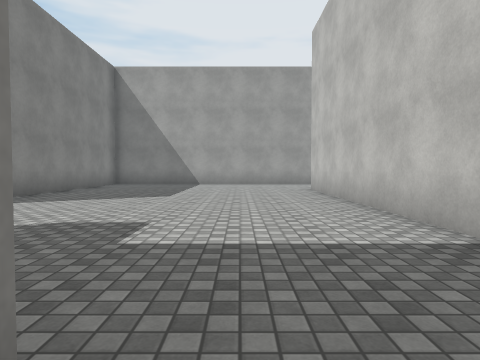
view 1 (above)

24 first-person views from a walk through a Unity game level. The camera is 1.2 m above the floor, tilts 2° down and sees 75° across. The floor is counted in squares, 2 m on a side. Each view is taken from the middle of a square. On the plan, view 1 faces up. The plan holds only what a view shows up to about 9 squares ahead; the rest is blank. The place goes on beyond the plan. The player is left out. Some surface patterns are stand-ins.

view 2
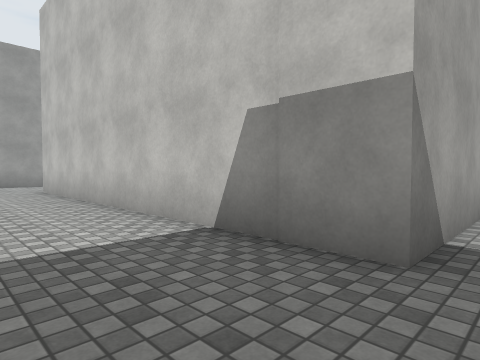

view 3
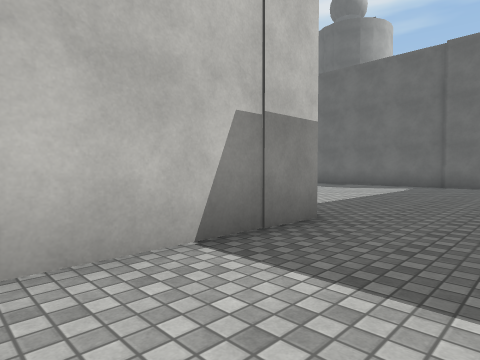

view 4
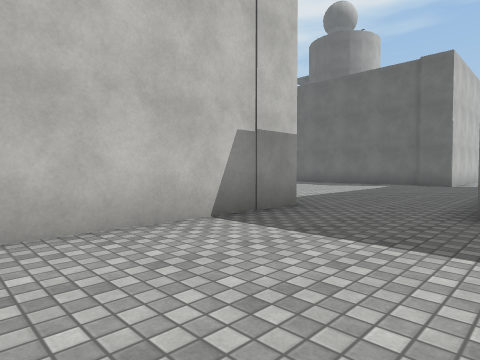

view 5
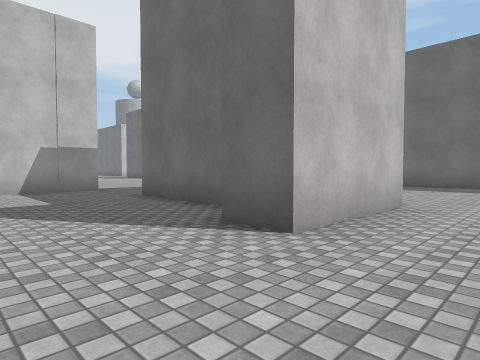

view 6
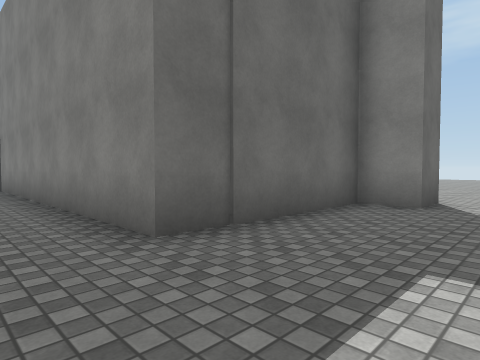

view 7
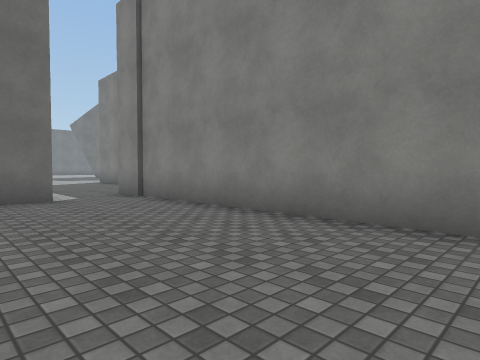

view 8
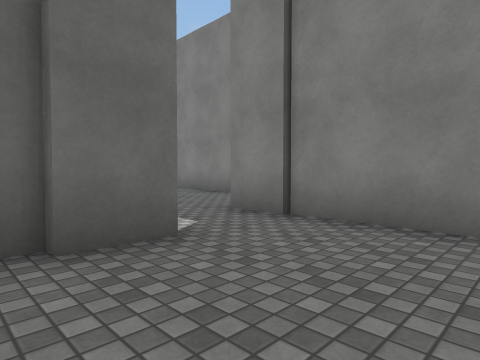

view 9
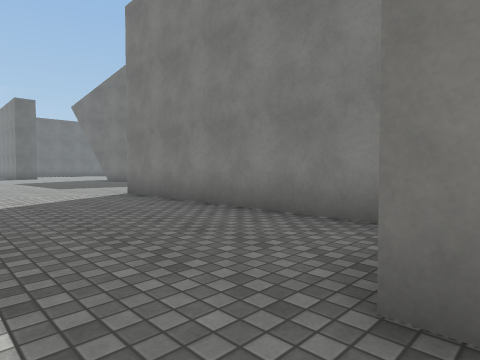

view 10
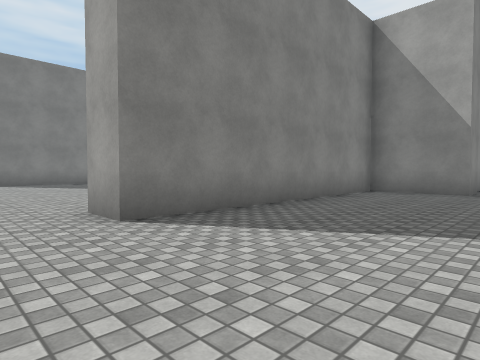

view 11
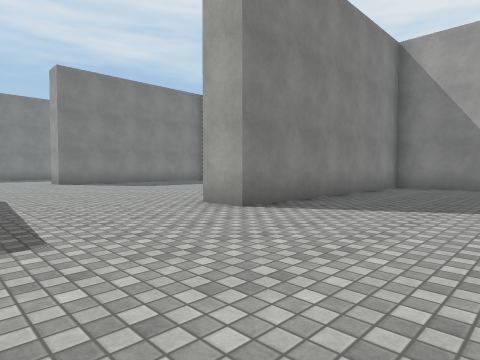

view 12
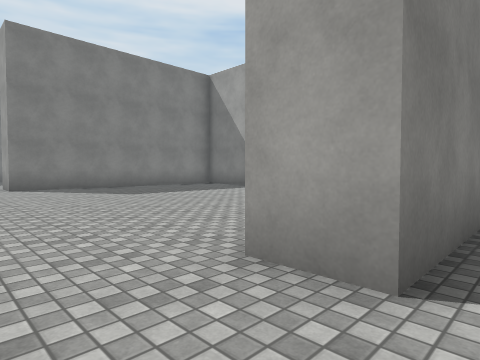

view 13
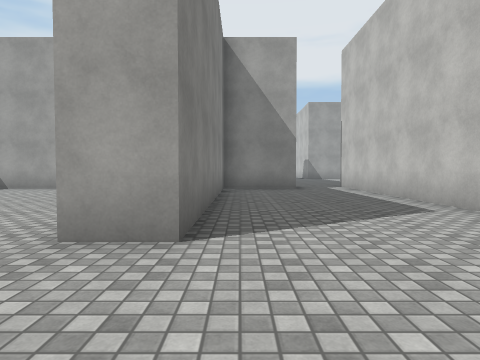

view 14
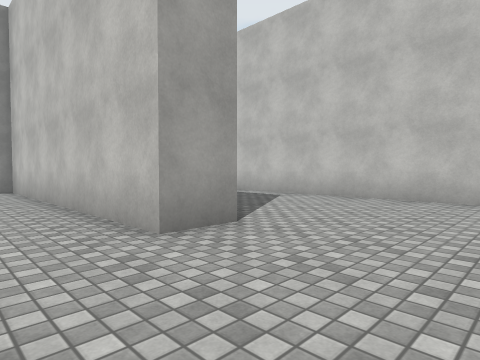

view 15
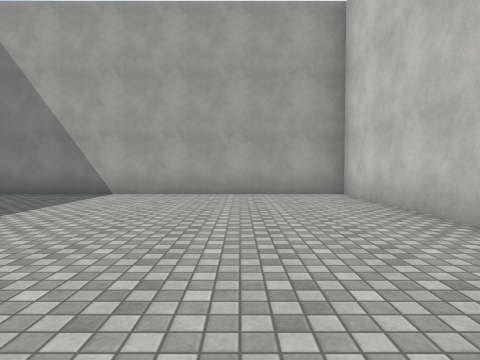

view 16
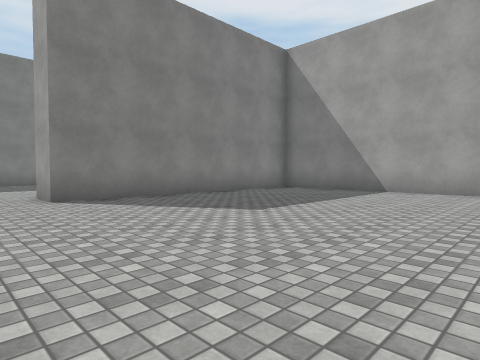

view 17
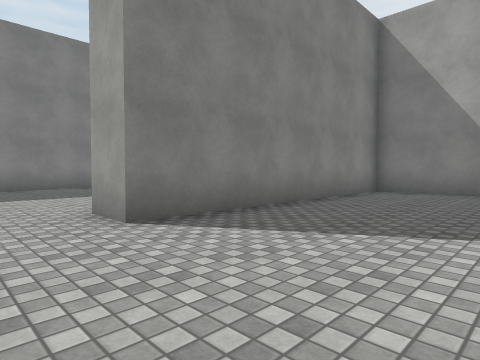

view 18
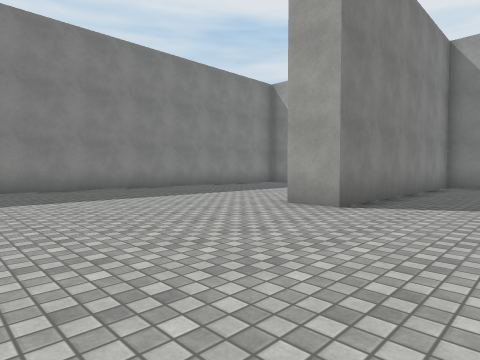

view 19
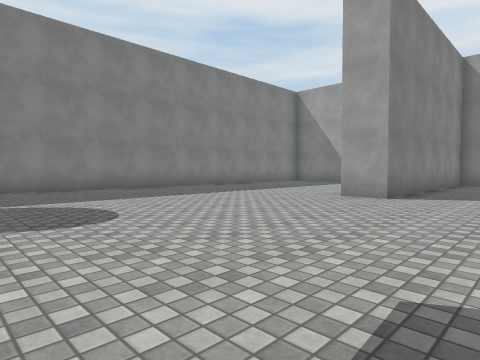

view 20
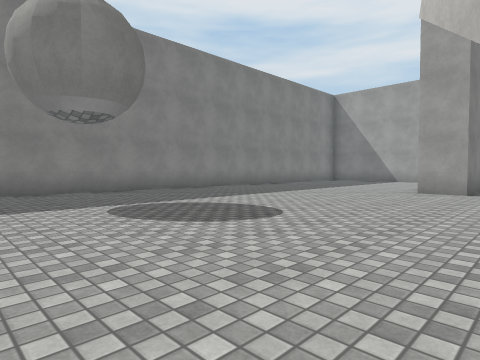

view 21
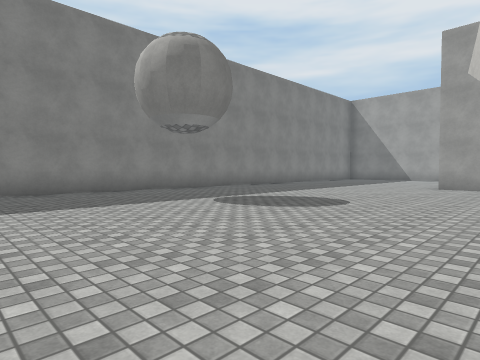

view 22
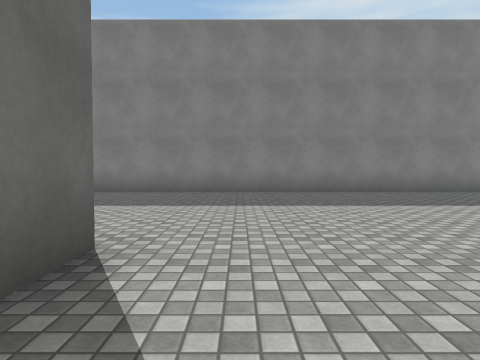

view 23
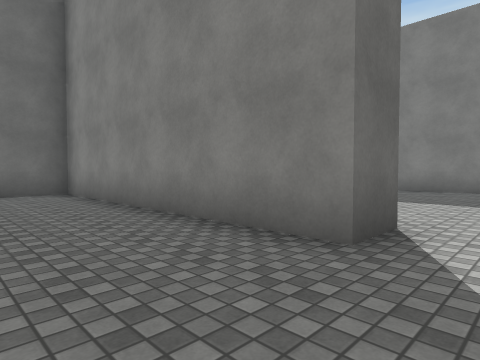

view 24
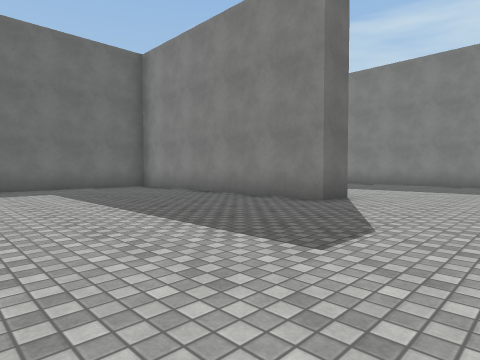

### Floor plan
Points are (right, up) in squares from view 1. A wall is a line through its corners. A room is listed if a view was taken in it or the views show most of it. See-through windows are left out.
Room 1 (views 1, 2, 7, 8, 9)
walls: (1.4, -7.4) (2.5, -7.4); (-0.4, 0.6) (-0.4, -8.5); (3.5, 0.6) (2.1, 0.6)
ways out: opening at (0.5, 0) to room 2; opening at (0.5, -8) to room 3
Room 2 (views 3, 4, 5, 6)
walls: (-5.3, -1.5) (-5.3, 1.6) (-4.3, 1.6) (-4.3, 0.6) (-0.4, 0.6); (-4.9, 9) (-4.9, 6.6); (2.1, 0.6) (2.1, 9.2)
ways out: opening at (0.5, 0) to room 1
Room 3 (views 10, 11, 12, 13, 14, 15, 16, 17, 18, 19, 20, 21, 22, 23, 24)
walls: (-13.4, -29.1) (-12.3, -29.1) (-12.3, -35.5); (1.4, -17.2) (1.4, -8.9); (-19.4, -14.6) (-19.4, -32); (-0.4, -8.5) (-2.5, -8.5) (-2.5, -15.4) (-3.5, -15.4) (-3.5, -8.5) (-12.3, -8.5) (-12.3, -15.4) (-13.4, -15.4)
ways out: opening at (0.5, -8) to room 1

Positions as (right, up) in squares from view 1, and headings:
1: (0, 0), facing up
2: (0, 0), facing up-right
3: (0, 4), facing down-right
4: (-1, 5), facing down-right
5: (-7, 4), facing down-right
6: (1, 3), facing down-left
7: (3, -1), facing down-left
8: (3, -5), facing down-left
9: (1, -8), facing down-left
10: (1, -17), facing up-left
11: (1, -19), facing up-left
12: (-2, -17), facing up-left
13: (-2, -18), facing up
14: (-5, -18), facing up-right
15: (-6, -16), facing up
16: (-6, -17), facing up-left
17: (-9, -17), facing up-left
18: (-10, -20), facing up-left
19: (-10, -22), facing up-left
20: (-11, -24), facing up-left
21: (-11, -26), facing up-left
22: (-11, -28), facing left
23: (-10, -28), facing down-left
24: (-7, -26), facing down-left
